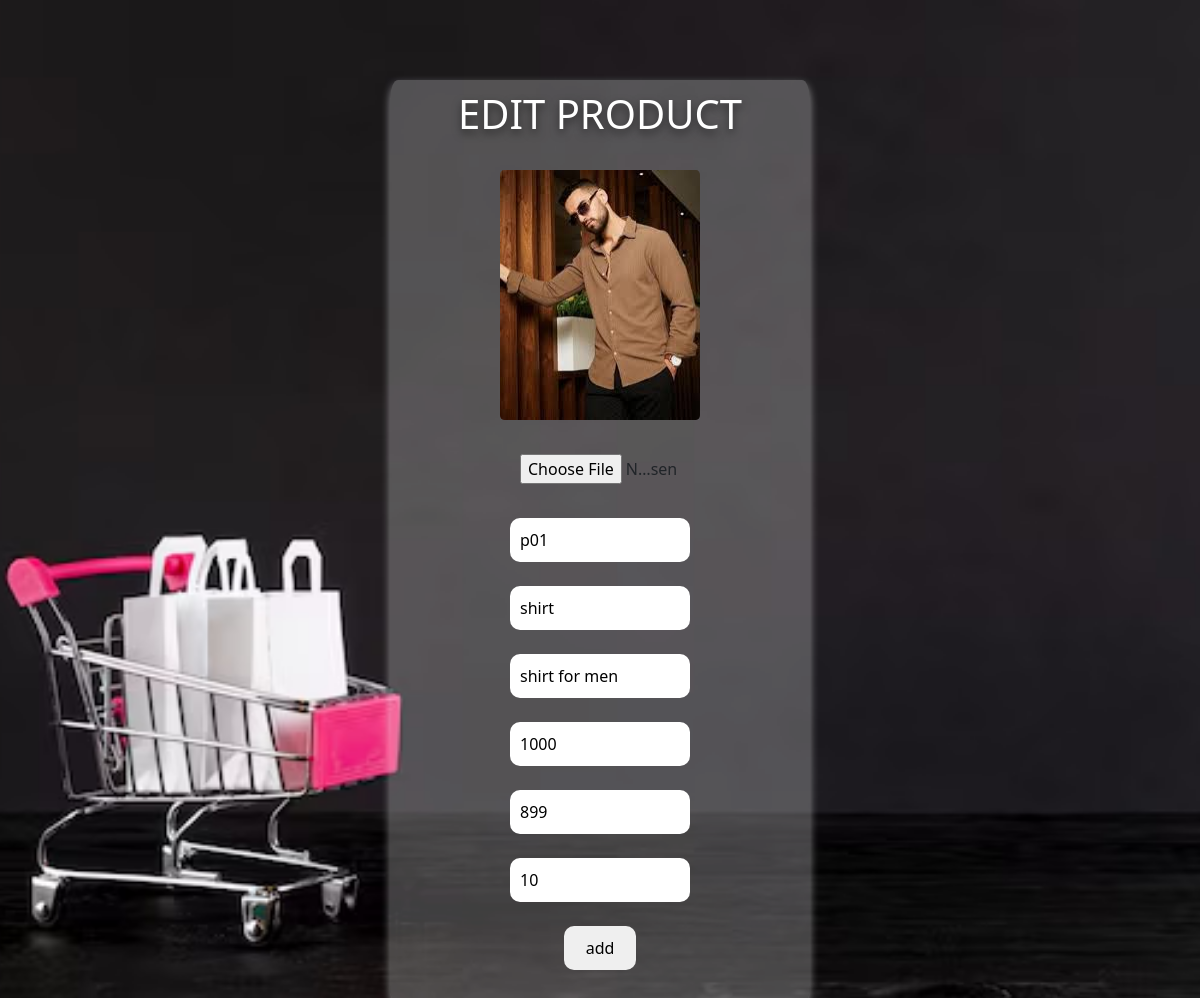
Page /edit_pro/1 on the committed database.
### e_app/models.py (models this page shows)
class product (models.Model):
    pid = models.TextField()
    name = models.TextField()
    dis = models.TextField()
    price = models.IntegerField()
    offer_price = models.IntegerField()
    stock = models.IntegerField()
    img = models.FileField()

### e_app/views.py (the view)
# urls.py: path('edit_pro/<id>',views.edit_pro),
def edit_pro(req,id):
    if req.method == 'POST':
        pid = req.POST['pid']
        name = req.POST['name']
        dis = req.POST['dis']
        price = req.POST['price']
        offer_price = req.POST['offer_price']
        stock = req.POST['stock']
        img = req.FILES.get('img')
        if img:
            product.objects.filter(pk=id).update(pid=pid,name=name,dis=dis,price=price,offer_price=offer_price,stock=stock)
            data = product.objects.get(pk=id)
            data.img=img
            data.save()
        else:
            product.objects.filter(pk=id).update(pid=pid,name=name,dis=dis,price=price,offer_price=offer_price,stock=stock)
        return redirect(shop_home)
    else:
        data = product.objects.get(pk=id)
        return render(req,'shop/edit_pro.html',{'data':data})

### templates/shop/edit_pro.html (shortened to what this page needs)
<!DOCTYPE html>
<html lang="en">
<head>
    {% load static %}
    <link rel="stylesheet" href="{% static 'ecom-style1.css' %}">
    <link href="https://cdn.jsdelivr.net/npm/bootstrap@5.3.3/dist/css/bootstrap.min.css" rel="stylesheet">
</head>
<body>
    <div class="main1">
        <h1>EDIT PRODUCT</h1>
        <form action="" method="post" enctype="multipart/form-data">
            <img src="{{data.img.url}}" alt="" style="width:200px; height:250px;"><br><br>
            <input type="file" name="img" id="" class="input3"><br><br>
            <input type="text" name="pid" id="" class="input3" placeholder="product id" required
                value="{{data.pid}}"><br><br>
            <input type="text" name="name" id="" class="input3" placeholder="name" required
                value="{{data.name}}"><br><br>
            <input type="text" name="dis" id="" class="input3" placeholder="description" required
                value="{{data.dis}}"><br><br>
            <input type="number" name="price" id="" class="input3" placeholder="price" required
                value="{{data.price}}"><br><br>
            <input type="number" name="offer_price" id="" class="input3" placeholder="offer price" required
                value="{{data.offer_price}}"><br><br>
            <input type="number" name="stock" id="" class="input3" placeholder="stock" required value="{{data.stock}}">
            <br><br>
            <input type="submit" value="add" class="input4"><br><br>
        </form>
    </div>
</body>
</html>

### static/ecom-style1.css (style rules this page uses)
body { background: url('e_com-bg.avif') no-repeat center center fixed; background-size: cover; }
.main1 { background-color:rgba(255, 255, 255, 0.247); align-items: center; justify-content: center; width: 35%; margin: auto; border-radius: 2%; margin-top: 10vh; text-align: center; box-shadow: 0 4px 8px rgba(255, 255, 255, 0.5); padding: 10px; }
.main1 h1 { color: white; text-shadow: 0 4px 8px rgba(0,0,0,0.5); margin-bottom: 4vh; }
.main1 img { border-radius: 2%; }
.input3 { padding: 10px; border-radius: 10px; border-style: none; width: 15vw; }
.input4 { padding: 10px; border-radius: 10px; border-style: none; width: 6vw; }

### rows in the picture
product: img (picture), pid "p01", name "shirt", dis "shirt for men", price "1000", offer_price "899", stock "10"
